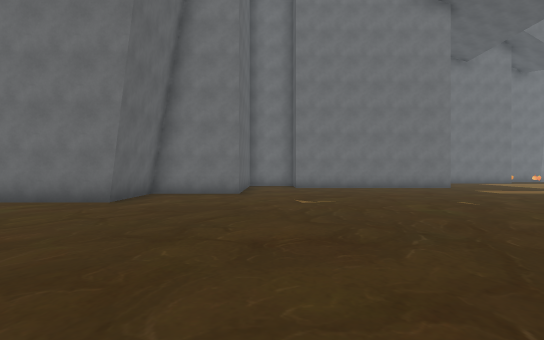
View 1 (above)

19 first-person views from a walk through a scene from a Unity 3-D project. The camera is 1.4 m above the floor, looks level and sees 80° across. The floor is counted in squares, 2 m on a side. Each view is taken from the middle of a square. On the plan, view 1 faces up. The plan holds only what a view shows up to about 10 squares ahead; the rest is blank. The place goes on beyond the plan. The player is left out. Some animated figures are not drawn.

View 2
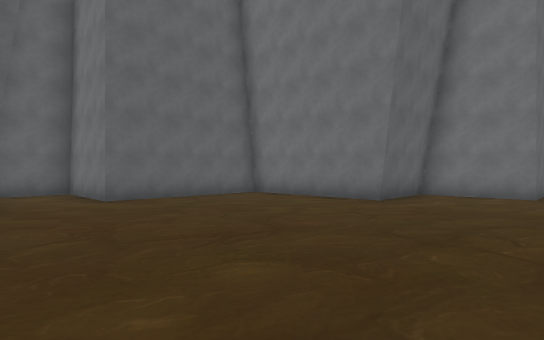

View 3
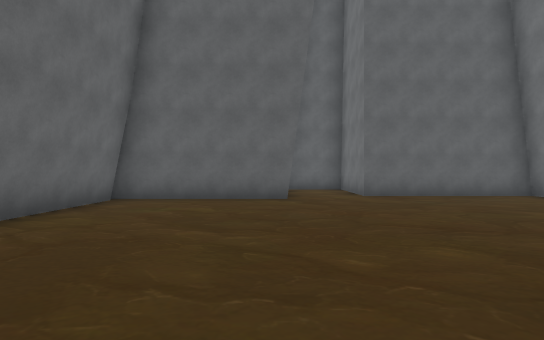

View 4
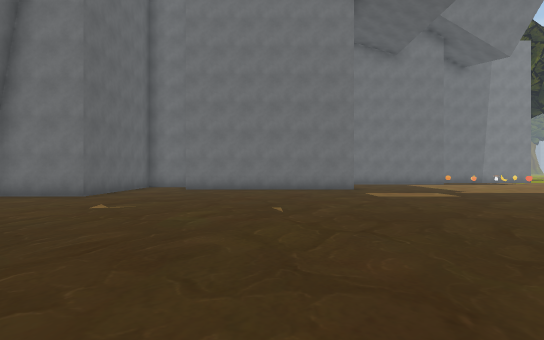

View 5
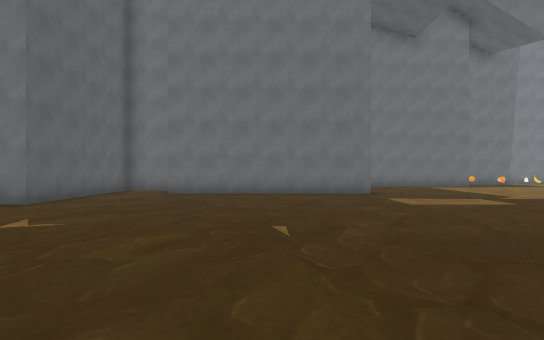

View 6
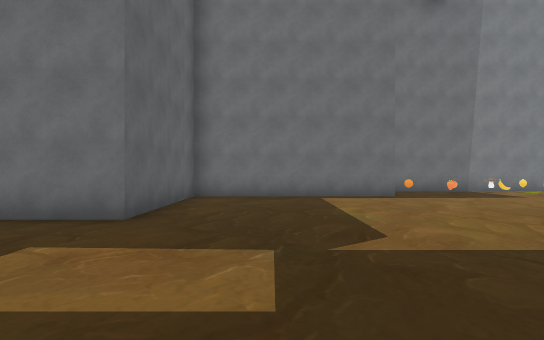

View 7
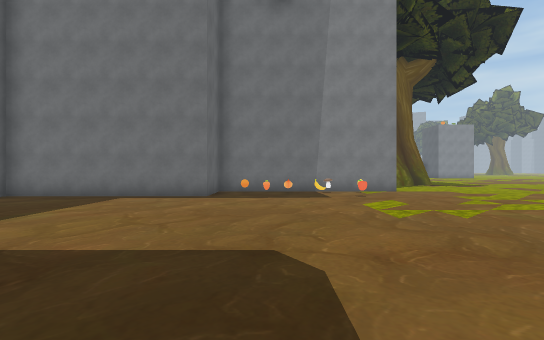

View 8
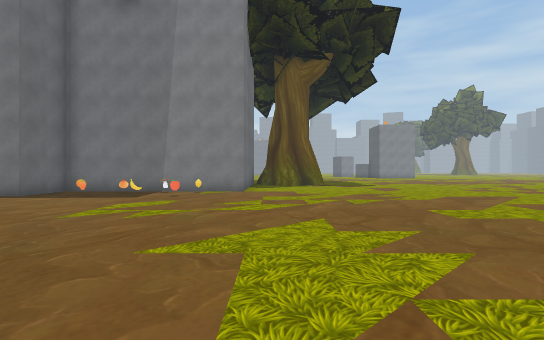

View 9
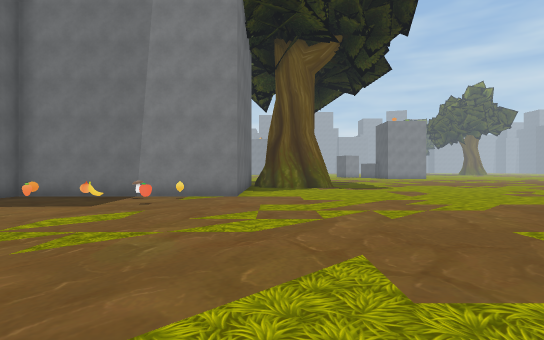

View 10
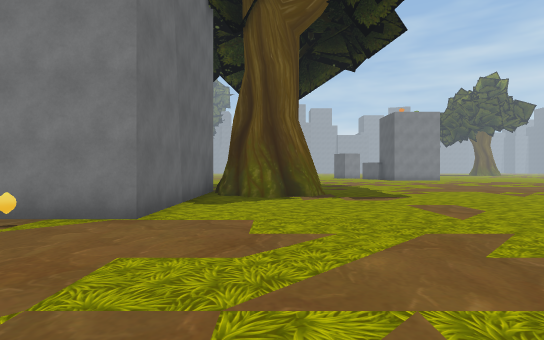

View 11
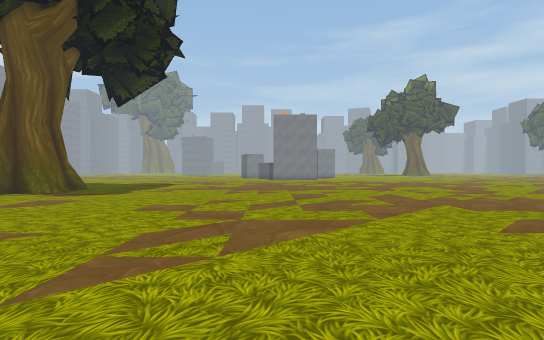

View 12
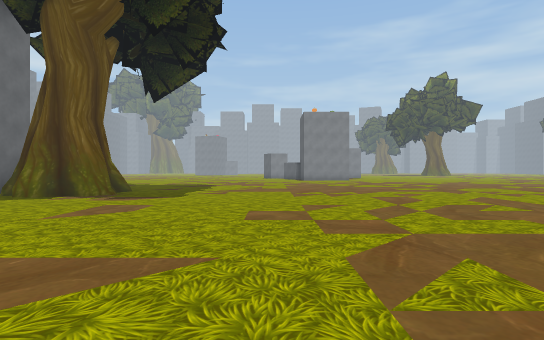

View 13
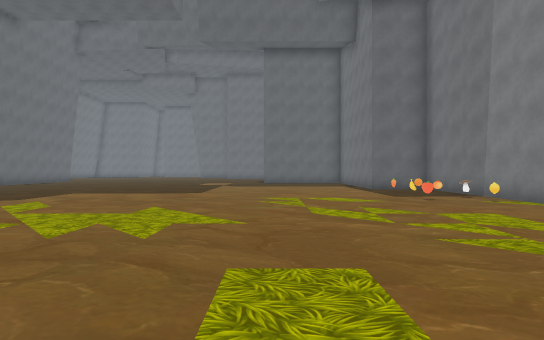

View 14
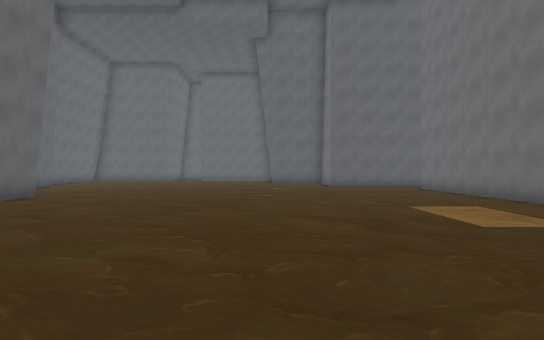

View 15
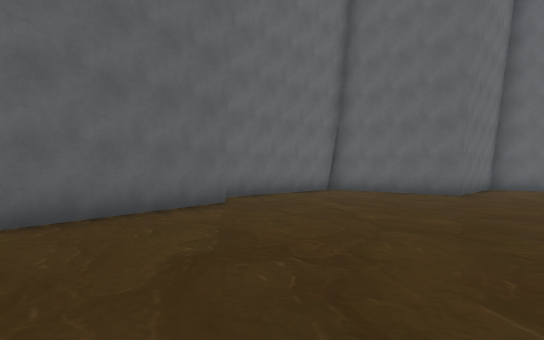

View 16
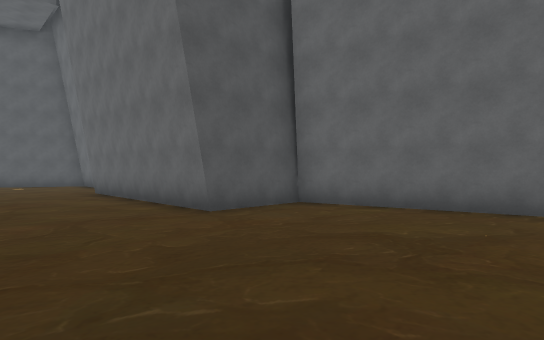

View 17
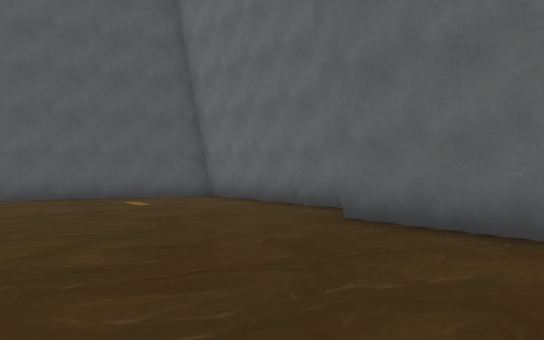

View 18
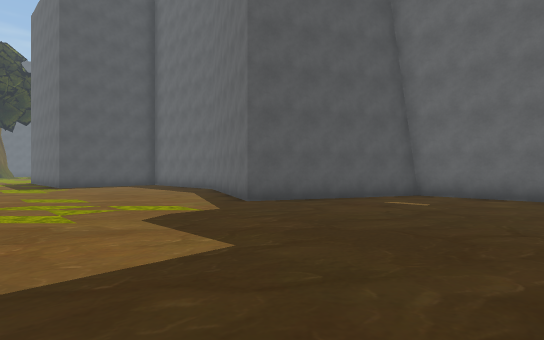

View 19
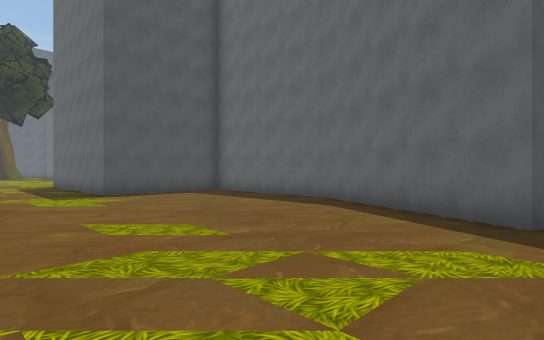

### Floor plan
Points are (right, up) in squares from view 1. A wall is a line through its corners. A room is listed if a view was taken in it or the views show most of it. See-through windows are left out.
Room 1 (views 1, 2, 3, 4, 5, 6, 7, 8, 9, 10, 11, 12, 13, 14, 15, 16, 17, 18, 19)
walls: (11.2, -0.1) (15.5, -0.1) (17.5, 4.3) (21.9, 2.2) (24.4, 2.2); (26.5, 4.4) (26.5, 6) (28.1, 6); (19.1, 22.9) (18.7, 22.9); (20.3, 22.6) (19.6, 22.4) (19.1, 23); (20.4, 22.8) (20.1, 22.3) (19.3, 22.4); (18.1, 24) (18.1, 18.6) (12.3, 18.6) (12.3, 16.6) (6.9, 16.6) (6.9, 12.6) (0.9, 12.6); (21.3, 23.3) (20.8, 22.7) (20.3, 22.8) (19.3, 22.5) (19, 23.1); (21.4, 23.3) (20.9, 22.6) (20.1, 22.7); (-1, 13) (-1, 9.5) (-3.4, 9.5) (-3.4, 7) (-7.7, 7) (-7.7, 2.5) (-10.6, 2.5) (-10.6, 0.9); (-1.3, -2.7) (4.6, -1.4) (4.6, 0.9) (10.7, 0.9); (-8.6, 0.4) (-6.7, 0.4) (-6.7, -3.7) (-1.9, -3.7)
objects: other object (13, 18); other object (14, 17); other object (14, 18); other object (15, 17); other object (16, 17); other object (16, 18); other object (17, 18)

Where each view was taken, in squares from view 1:
view 1: 0 up, 0 right, facing up
view 2: 0 up, 0 right, facing up-left
view 3: 0 up, 1 right, facing left
view 4: 1 up, 4 right, facing up
view 5: 3 up, 4 right, facing up
view 6: 8 up, 9 right, facing up
view 7: 8 up, 14 right, facing up
view 8: 8 up, 19 right, facing up
view 9: 10 up, 19 right, facing up
view 10: 14 up, 20 right, facing up
view 11: 13 up, 28 right, facing up
view 12: 14 up, 26 right, facing up
view 13: 13 up, 24 right, facing left
view 14: 7 up, 13 right, facing left
view 15: 3 up, 3 right, facing down-left
view 16: 4 up, 0 right, facing down-right
view 17: 5 up, 8 right, facing down-right
view 18: 9 up, 12 right, facing down-right
view 19: 9 up, 17 right, facing down-right
